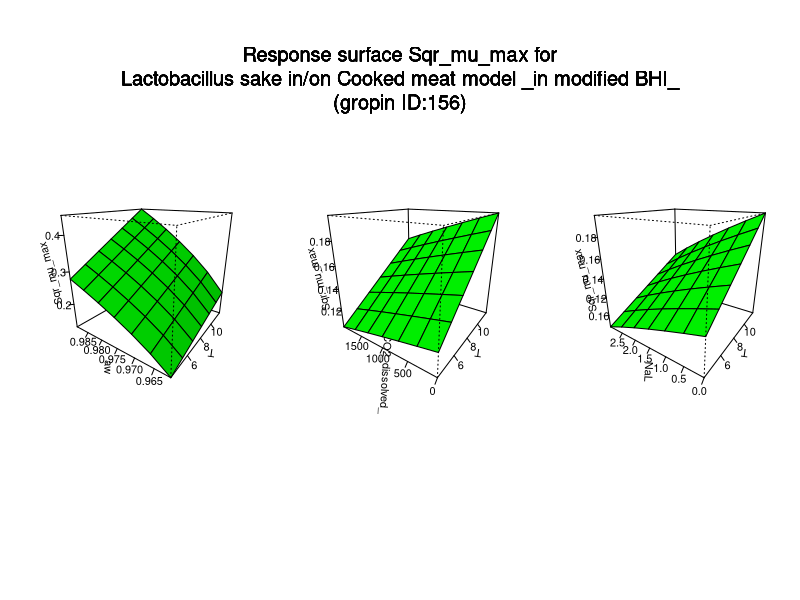

The R source for this figure:
#############################
# start of Parameter script
#############################
T <- seq(4.004,11.988011988012,length.out=7)
aw <- seq(0.961238761238761,0.9892883,length.out=7)
CO2_dissolved_ <- seq(0,1984.01598401598,length.out=7)
NaL <- seq(0,2.997002997003,length.out=7)
#############################
# end of Parameter script
#############################
############################# 
# start of Model script Gropin ID 156 
#############################
 
# constant coefficients for this model
b <- 0.000578
awmin <- 0.9544
Tmin <- -9.0299999999999994
CO2max <- 6691
NaLmax <- 5.87
 
variables <- data.frame(T,aw,CO2_dissolved_,NaL)
argumentsPar <- unique.data.frame(expand.grid(variables))
 
# heart of the model
response_surface <- function(T,aw,CO2_dissolved_,NaL) {
   mumax <-(b*(T-Tmin)*sqrt((aw-awmin)*(CO2max-CO2_dissolved_)*(NaLmax-NaL)))

	return(mumax=mumax)
} 

# output parameters
responseSurface <- cbind(argumentsPar,response_surface(argumentsPar['T'],argumentsPar['aw'],argumentsPar['CO2_dissolved_'],argumentsPar['NaL']))
colnames(responseSurface) <- c(colnames(argumentsPar),'Sqrmumax')
#############################
# End of Model script
#############################
############################# 
# start of Visualisation script Gropin ID 156 
#############################
titleText <-'Response surface Sqr_mu_max for
Lactobacillus sake in/on Cooked meat model _in modified BHI_
(gropin ID:156)'
argPar1 <- unique.data.frame(expand.grid(T,aw))
argPar2 <- unique.data.frame(expand.grid(T,CO2_dissolved_))
argPar3 <- unique.data.frame(expand.grid(T,NaL))
z1 <- matrix(unlist(response_surface(T = argPar1[1],aw = argPar1[2],CO2_dissolved_ = CO2_dissolved_[1],NaL = NaL[1])),nrow=7)
z2 <- matrix(unlist(response_surface(T = argPar2[1],CO2_dissolved_ = argPar2[2],aw = aw[1],NaL = NaL[1])),nrow=7)
z3 <- matrix(unlist(response_surface(T = argPar3[1],NaL = argPar3[2],aw = aw[1],CO2_dissolved_ = CO2_dissolved_[1])),nrow=7)
# adding precaution if response surface is zero
myZLim1 <- range(z1)
if(myZLim1[1] == myZLim1[2]) myZLim1[2] <- myZLim1[2]+1
myZLim2 <- range(z2)
if(myZLim2[1] == myZLim2[2]) myZLim2[2] <- myZLim2[2]+1
myZLim3 <- range(z3)
if(myZLim3[1] == myZLim3[2]) myZLim3[2] <- myZLim3[2]+1
if(length(T)>1 & length(aw)>1 & length(CO2_dissolved_)>1 & length(NaL)>1) {
	par(mfrow = c(1,3))
	persp(T,aw,z1,col = 'green',xlab='T',ylab='aw',zlab='Sqr_mu_max',zlim=myZLim1,theta=305,phi=20,shade=0.25,ticktype = 'detailed')
	persp(T,CO2_dissolved_,z2,col = 'green',xlab='T',ylab='CO2_dissolved_',zlab='Sqr_mu_max',zlim=myZLim2,theta=305,phi=20,shade=0.25,ticktype = 'detailed')
	persp(T,NaL,z3,col = 'green',xlab='T',ylab='NaL',zlab='Sqr_mu_max',zlim=myZLim3,theta=305,phi=20,shade=0.25,ticktype = 'detailed')
	mtext(titleText,outer=T,  cex=1.2, line=-8.5, side=3)
} else {
		myPars <- unique.data.frame(expand.grid(T,aw,CO2_dissolved_,NaL))
		myZ <-matrix(unlist(response_surface(myPars[,1],myPars[,2],myPars[,3],myPars[,4])),nrow=7)
		myZLim <- range(myZ)
if(myZLim[1] == myZLim[2]) myZLim[2] <- myZLim[2]+1
	if(length(CO2_dissolved_)==1 & length(NaL)==1) {
		persp(T,aw,myZ,col = 'green',xlab='T',ylab='aw',zlab='Sqr_mu_max',main=titleText,sub=paste('other variable: CO2_dissolved_ =',round(CO2_dissolved_,digits = 2), 'NaL =',round(NaL,digits = 2)),zlim=myZLim,theta=305,phi=20,shade=0.25,ticktype = 'detailed')
	}
	if(length(aw)==1 & length(NaL)==1) {
		persp(T,CO2_dissolved_,myZ,col = 'green',xlab='T',ylab='CO2_dissolved_',zlab='Sqr_mu_max',main=titleText,sub=paste('other variable: aw =',round(aw,digits = 2), 'NaL =',round(NaL,digits = 2)),zlim=myZLim,theta=305,phi=20,shade=0.25,ticktype = 'detailed')
	}
	if(length(aw)==1 & length(CO2_dissolved_)==1) {
		persp(T,NaL,myZ,col = 'green',xlab='T',ylab='NaL',zlab='Sqr_mu_max',main=titleText,sub=paste('other variable: aw =',round(aw,digits = 2), 'CO2_dissolved_ =',round(CO2_dissolved_,digits = 2)),zlim=myZLim,theta=305,phi=20,shade=0.25,ticktype = 'detailed')
	}
	if(length(T)==1 & length(NaL)==1) {
		persp(aw,CO2_dissolved_,myZ,col = 'green',xlab='aw',ylab='CO2_dissolved_',zlab='Sqr_mu_max',main=titleText,sub=paste('other variable: T =',round(T,digits = 2), 'NaL =',round(NaL,digits = 2)),zlim=myZLim,theta=305,phi=20,shade=0.25,ticktype = 'detailed')
	}
	if(length(T)==1 & length(CO2_dissolved_)==1) {
		persp(aw,NaL,myZ,col = 'green',xlab='aw',ylab='NaL',zlab='Sqr_mu_max',main=titleText,sub=paste('other variable: T =',round(T,digits = 2), 'CO2_dissolved_ =',round(CO2_dissolved_,digits = 2)),zlim=myZLim,theta=305,phi=20,shade=0.25,ticktype = 'detailed')
	}
	if(length(T)==1 & length(aw)==1) {
		persp(CO2_dissolved_,NaL,myZ,col = 'green',xlab='CO2_dissolved_',ylab='NaL',zlab='Sqr_mu_max',main=titleText,sub=paste('other variable: T =',round(T,digits = 2), 'aw =',round(aw,digits = 2)),zlim=myZLim,theta=305,phi=20,shade=0.25,ticktype = 'detailed')
	}
}
#############################
# End of Visualisation script
#############################
